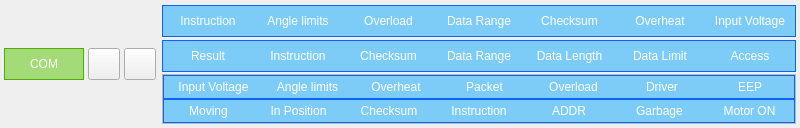
<?xml version="1.0" encoding="UTF-8"?>
<ui version="4.0">
 <class>widgetSerialError</class>
 <widget class="QWidget" name="widgetSerialError">
  <property name="geometry">
   <rect>
    <x>0</x>
    <y>0</y>
    <width>800</width>
    <height>128</height>
   </rect>
  </property>
  <property name="windowTitle">
   <string>Form</string>
  </property>
  <layout class="QGridLayout" name="gridLayout">
   <property name="leftMargin">
    <number>4</number>
   </property>
   <property name="topMargin">
    <number>4</number>
   </property>
   <property name="rightMargin">
    <number>4</number>
   </property>
   <property name="bottomMargin">
    <number>4</number>
   </property>
   <property name="verticalSpacing">
    <number>0</number>
   </property>
   <item row="1" column="3">
    <widget class="QFrame" name="frame_err_dxl2">
     <property name="frameShape">
      <enum>QFrame::NoFrame</enum>
     </property>
     <property name="frameShadow">
      <enum>QFrame::Raised</enum>
     </property>
     <layout class="QHBoxLayout" name="horizontalLayout_4">
      <property name="spacing">
       <number>0</number>
      </property>
      <property name="leftMargin">
       <number>0</number>
      </property>
      <property name="topMargin">
       <number>0</number>
      </property>
      <property name="rightMargin">
       <number>0</number>
      </property>
      <property name="bottomMargin">
       <number>0</number>
      </property>
      <item>
       <widget class="QLabel" name="label_err_res">
        <property name="minimumSize">
         <size>
          <width>80</width>
          <height>32</height>
         </size>
        </property>
        <property name="maximumSize">
         <size>
          <width>16777215</width>
          <height>32</height>
         </size>
        </property>
        <property name="styleSheet">
         <string notr="true">border-top: 1px solid rgb(10, 100, 255);
border-bottom: 1px solid rgb(10, 100, 255);
border-left: 1px solid rgb(10, 100, 255);
background: rgba(12, 170, 255, 128);
color: white;</string>
        </property>
        <property name="text">
         <string>Result</string>
        </property>
        <property name="alignment">
         <set>Qt::AlignCenter</set>
        </property>
       </widget>
      </item>
      <item>
       <widget class="QLabel" name="label_err_cmd_2">
        <property name="minimumSize">
         <size>
          <width>80</width>
          <height>0</height>
         </size>
        </property>
        <property name="maximumSize">
         <size>
          <width>16777215</width>
          <height>32</height>
         </size>
        </property>
        <property name="styleSheet">
         <string notr="true">border-top: 1px solid rgb(10, 100, 255);
border-bottom: 1px solid rgb(10, 100, 255);
background: rgba(12, 170, 255, 128);
color: white;</string>
        </property>
        <property name="text">
         <string>Instruction</string>
        </property>
        <property name="alignment">
         <set>Qt::AlignCenter</set>
        </property>
       </widget>
      </item>
      <item>
       <widget class="QLabel" name="label_err_crc_2">
        <property name="minimumSize">
         <size>
          <width>80</width>
          <height>0</height>
         </size>
        </property>
        <property name="maximumSize">
         <size>
          <width>16777215</width>
          <height>32</height>
         </size>
        </property>
        <property name="styleSheet">
         <string notr="true">border-top: 1px solid rgb(10, 100, 255);
border-bottom: 1px solid rgb(10, 100, 255);
background: rgba(12, 170, 255, 128);
color: white;</string>
        </property>
        <property name="text">
         <string>Checksum</string>
        </property>
        <property name="alignment">
         <set>Qt::AlignCenter</set>
        </property>
       </widget>
      </item>
      <item>
       <widget class="QLabel" name="label_err_range_2">
        <property name="minimumSize">
         <size>
          <width>60</width>
          <height>0</height>
         </size>
        </property>
        <property name="maximumSize">
         <size>
          <width>16777215</width>
          <height>32</height>
         </size>
        </property>
        <property name="styleSheet">
         <string notr="true">border-top: 1px solid rgb(10, 100, 255);
border-bottom: 1px solid rgb(10, 100, 255);
background: rgba(12, 170, 255, 128);
color: white;</string>
        </property>
        <property name="text">
         <string>Data Range</string>
        </property>
        <property name="alignment">
         <set>Qt::AlignCenter</set>
        </property>
       </widget>
      </item>
      <item>
       <widget class="QLabel" name="label_err_length">
        <property name="minimumSize">
         <size>
          <width>80</width>
          <height>0</height>
         </size>
        </property>
        <property name="maximumSize">
         <size>
          <width>16777215</width>
          <height>32</height>
         </size>
        </property>
        <property name="styleSheet">
         <string notr="true">border-top: 1px solid rgb(10, 100, 255);
border-bottom: 1px solid rgb(10, 100, 255);
background: rgba(12, 170, 255, 128);
color: white;</string>
        </property>
        <property name="text">
         <string>Data Length</string>
        </property>
        <property name="alignment">
         <set>Qt::AlignCenter</set>
        </property>
       </widget>
      </item>
      <item>
       <widget class="QLabel" name="label_err_limit">
        <property name="minimumSize">
         <size>
          <width>80</width>
          <height>0</height>
         </size>
        </property>
        <property name="maximumSize">
         <size>
          <width>16777215</width>
          <height>32</height>
         </size>
        </property>
        <property name="styleSheet">
         <string notr="true">border-top: 1px solid rgb(10, 100, 255);
border-bottom: 1px solid rgb(10, 100, 255);
background: rgba(12, 170, 255, 128);
color: white;</string>
        </property>
        <property name="text">
         <string>Data Limit</string>
        </property>
        <property name="alignment">
         <set>Qt::AlignCenter</set>
        </property>
       </widget>
      </item>
      <item>
       <widget class="QLabel" name="label_err_access">
        <property name="minimumSize">
         <size>
          <width>80</width>
          <height>0</height>
         </size>
        </property>
        <property name="maximumSize">
         <size>
          <width>16777215</width>
          <height>32</height>
         </size>
        </property>
        <property name="styleSheet">
         <string notr="true">border-top: 1px solid rgb(10, 100, 255);
border-bottom: 1px solid rgb(10, 100, 255);
border-right: 1px solid rgb(10, 100, 255);
background: rgba(12, 170, 255, 128);
color: white;</string>
        </property>
        <property name="text">
         <string>Access</string>
        </property>
        <property name="alignment">
         <set>Qt::AlignCenter</set>
        </property>
       </widget>
      </item>
     </layout>
    </widget>
   </item>
   <item row="2" column="3">
    <widget class="QFrame" name="frame_err_hkx">
     <property name="frameShape">
      <enum>QFrame::StyledPanel</enum>
     </property>
     <property name="frameShadow">
      <enum>QFrame::Raised</enum>
     </property>
     <layout class="QVBoxLayout" name="verticalLayout_4">
      <property name="spacing">
       <number>0</number>
      </property>
      <property name="leftMargin">
       <number>0</number>
      </property>
      <property name="topMargin">
       <number>0</number>
      </property>
      <property name="rightMargin">
       <number>0</number>
      </property>
      <property name="bottomMargin">
       <number>0</number>
      </property>
      <item>
       <layout class="QHBoxLayout" name="frame_err_hkx1">
        <property name="spacing">
         <number>0</number>
        </property>
        <item>
         <widget class="QLabel" name="label_err_vin_2">
          <property name="minimumSize">
           <size>
            <width>100</width>
            <height>24</height>
           </size>
          </property>
          <property name="maximumSize">
           <size>
            <width>16777215</width>
            <height>32</height>
           </size>
          </property>
          <property name="styleSheet">
           <string notr="true">border-top: 1px solid rgb(10, 100, 255);
border-bottom: 1px solid rgb(10, 100, 255);
border-left: 1px solid rgb(10, 100, 255);
background: rgba(12, 170, 255, 128);
color: white;;
color: white;</string>
          </property>
          <property name="text">
           <string>Input Voltage</string>
          </property>
          <property name="alignment">
           <set>Qt::AlignCenter</set>
          </property>
         </widget>
        </item>
        <item>
         <widget class="QLabel" name="label_err_angle_2">
          <property name="minimumSize">
           <size>
            <width>80</width>
            <height>0</height>
           </size>
          </property>
          <property name="maximumSize">
           <size>
            <width>16777215</width>
            <height>32</height>
           </size>
          </property>
          <property name="styleSheet">
           <string notr="true">border-top: 1px solid rgb(10, 100, 255);
border-bottom: 1px solid rgb(10, 100, 255);
background: rgba(12, 170, 255, 128);
color: white;</string>
          </property>
          <property name="text">
           <string>Angle limits</string>
          </property>
          <property name="alignment">
           <set>Qt::AlignCenter</set>
          </property>
         </widget>
        </item>
        <item>
         <widget class="QLabel" name="label_err_heat_2">
          <property name="minimumSize">
           <size>
            <width>80</width>
            <height>0</height>
           </size>
          </property>
          <property name="maximumSize">
           <size>
            <width>16777215</width>
            <height>32</height>
           </size>
          </property>
          <property name="styleSheet">
           <string notr="true">border-top: 1px solid rgb(10, 100, 255);
border-bottom: 1px solid rgb(10, 100, 255);
background: rgba(12, 170, 255, 128);
color: white;</string>
          </property>
          <property name="text">
           <string>Overheat</string>
          </property>
          <property name="alignment">
           <set>Qt::AlignCenter</set>
          </property>
         </widget>
        </item>
        <item>
         <widget class="QLabel" name="label_err_packet">
          <property name="minimumSize">
           <size>
            <width>80</width>
            <height>0</height>
           </size>
          </property>
          <property name="maximumSize">
           <size>
            <width>16777215</width>
            <height>32</height>
           </size>
          </property>
          <property name="styleSheet">
           <string notr="true">border-top: 1px solid rgb(10, 100, 255);
border-bottom: 1px solid rgb(10, 100, 255);
background: rgba(12, 170, 255, 128);
color: white;</string>
          </property>
          <property name="text">
           <string>Packet</string>
          </property>
          <property name="alignment">
           <set>Qt::AlignCenter</set>
          </property>
         </widget>
        </item>
        <item>
         <widget class="QLabel" name="label_err_overload_2">
          <property name="minimumSize">
           <size>
            <width>80</width>
            <height>0</height>
           </size>
          </property>
          <property name="maximumSize">
           <size>
            <width>16777215</width>
            <height>32</height>
           </size>
          </property>
          <property name="styleSheet">
           <string notr="true">border-top: 1px solid rgb(10, 100, 255);
border-bottom: 1px solid rgb(10, 100, 255);
background: rgba(12, 170, 255, 128);
color: white;</string>
          </property>
          <property name="text">
           <string>Overload</string>
          </property>
          <property name="alignment">
           <set>Qt::AlignCenter</set>
          </property>
         </widget>
        </item>
        <item>
         <widget class="QLabel" name="label_err_driver">
          <property name="minimumSize">
           <size>
            <width>60</width>
            <height>0</height>
           </size>
          </property>
          <property name="maximumSize">
           <size>
            <width>16777215</width>
            <height>32</height>
           </size>
          </property>
          <property name="styleSheet">
           <string notr="true">border-top: 1px solid rgb(10, 100, 255);
border-bottom: 1px solid rgb(10, 100, 255);
background: rgba(12, 170, 255, 128);
color: white;</string>
          </property>
          <property name="text">
           <string>Driver</string>
          </property>
          <property name="alignment">
           <set>Qt::AlignCenter</set>
          </property>
         </widget>
        </item>
        <item>
         <widget class="QLabel" name="label_err_eep">
          <property name="minimumSize">
           <size>
            <width>60</width>
            <height>0</height>
           </size>
          </property>
          <property name="maximumSize">
           <size>
            <width>16777215</width>
            <height>32</height>
           </size>
          </property>
          <property name="styleSheet">
           <string notr="true">border-top: 1px solid rgb(10, 100, 255);
border-bottom: 1px solid rgb(10, 100, 255);
border-right: 1px solid rgb(10, 100, 255);
background: rgba(12, 170, 255, 128);
color: white;</string>
          </property>
          <property name="text">
           <string>EEP</string>
          </property>
          <property name="alignment">
           <set>Qt::AlignCenter</set>
          </property>
         </widget>
        </item>
       </layout>
      </item>
      <item>
       <layout class="QHBoxLayout" name="horizontalLayout_6">
        <property name="spacing">
         <number>0</number>
        </property>
        <item>
         <widget class="QLabel" name="label_stat_moving">
          <property name="minimumSize">
           <size>
            <width>80</width>
            <height>24</height>
           </size>
          </property>
          <property name="maximumSize">
           <size>
            <width>16777215</width>
            <height>32</height>
           </size>
          </property>
          <property name="styleSheet">
           <string notr="true">border-top: 1px solid rgb(10, 100, 255);
border-bottom: 1px solid rgb(10, 100, 255);
border-left: 1px solid rgb(10, 100, 255);
background: rgba(12, 170, 255, 128);
color: white;</string>
          </property>
          <property name="text">
           <string>Moving</string>
          </property>
          <property name="alignment">
           <set>Qt::AlignCenter</set>
          </property>
         </widget>
        </item>
        <item>
         <widget class="QLabel" name="label_stat_inpos">
          <property name="minimumSize">
           <size>
            <width>80</width>
            <height>0</height>
           </size>
          </property>
          <property name="maximumSize">
           <size>
            <width>16777215</width>
            <height>32</height>
           </size>
          </property>
          <property name="styleSheet">
           <string notr="true">border-top: 1px solid rgb(10, 100, 255);
border-bottom: 1px solid rgb(10, 100, 255);
background: rgba(12, 170, 255, 128);
color: white;</string>
          </property>
          <property name="text">
           <string>In Position</string>
          </property>
          <property name="alignment">
           <set>Qt::AlignCenter</set>
          </property>
         </widget>
        </item>
        <item>
         <widget class="QLabel" name="label_stat_crc">
          <property name="minimumSize">
           <size>
            <width>80</width>
            <height>0</height>
           </size>
          </property>
          <property name="maximumSize">
           <size>
            <width>16777215</width>
            <height>32</height>
           </size>
          </property>
          <property name="styleSheet">
           <string notr="true">border-top: 1px solid rgb(10, 100, 255);
border-bottom: 1px solid rgb(10, 100, 255);
background: rgba(12, 170, 255, 128);
color: white;</string>
          </property>
          <property name="text">
           <string>Checksum</string>
          </property>
          <property name="alignment">
           <set>Qt::AlignCenter</set>
          </property>
         </widget>
        </item>
        <item>
         <widget class="QLabel" name="label_stat_cmd">
          <property name="minimumSize">
           <size>
            <width>80</width>
            <height>0</height>
           </size>
          </property>
          <property name="maximumSize">
           <size>
            <width>16777215</width>
            <height>32</height>
           </size>
          </property>
          <property name="styleSheet">
           <string notr="true">border-top: 1px solid rgb(10, 100, 255);
border-bottom: 1px solid rgb(10, 100, 255);
background: rgba(12, 170, 255, 128);
color: white;</string>
          </property>
          <property name="text">
           <string>Instruction</string>
          </property>
          <property name="alignment">
           <set>Qt::AlignCenter</set>
          </property>
         </widget>
        </item>
        <item>
         <widget class="QLabel" name="label_stat_addr">
          <property name="minimumSize">
           <size>
            <width>60</width>
            <height>0</height>
           </size>
          </property>
          <property name="maximumSize">
           <size>
            <width>16777215</width>
            <height>32</height>
           </size>
          </property>
          <property name="styleSheet">
           <string notr="true">border-top: 1px solid rgb(10, 100, 255);
border-bottom: 1px solid rgb(10, 100, 255);
background: rgba(12, 170, 255, 128);
color: white;</string>
          </property>
          <property name="text">
           <string>ADDR</string>
          </property>
          <property name="alignment">
           <set>Qt::AlignCenter</set>
          </property>
         </widget>
        </item>
        <item>
         <widget class="QLabel" name="label_stat_gbg">
          <property name="minimumSize">
           <size>
            <width>60</width>
            <height>0</height>
           </size>
          </property>
          <property name="maximumSize">
           <size>
            <width>16777215</width>
            <height>32</height>
           </size>
          </property>
          <property name="styleSheet">
           <string notr="true">border-top: 1px solid rgb(10, 100, 255);
border-bottom: 1px solid rgb(10, 100, 255);
background: rgba(12, 170, 255, 128);
color: white;</string>
          </property>
          <property name="text">
           <string>Garbage</string>
          </property>
          <property name="alignment">
           <set>Qt::AlignCenter</set>
          </property>
         </widget>
        </item>
        <item>
         <widget class="QLabel" name="label_stat_ton">
          <property name="minimumSize">
           <size>
            <width>80</width>
            <height>0</height>
           </size>
          </property>
          <property name="maximumSize">
           <size>
            <width>16777215</width>
            <height>32</height>
           </size>
          </property>
          <property name="styleSheet">
           <string notr="true">border-top: 1px solid rgb(10, 100, 255);
border-bottom: 1px solid rgb(10, 100, 255);
border-right: 1px solid rgb(10, 100, 255);
background: rgba(12, 170, 255, 128);
color: white;</string>
          </property>
          <property name="text">
           <string>Motor ON</string>
          </property>
          <property name="alignment">
           <set>Qt::AlignCenter</set>
          </property>
         </widget>
        </item>
       </layout>
      </item>
     </layout>
    </widget>
   </item>
   <item row="0" column="3">
    <widget class="QFrame" name="frame_err_dxl1">
     <property name="frameShape">
      <enum>QFrame::NoFrame</enum>
     </property>
     <property name="frameShadow">
      <enum>QFrame::Raised</enum>
     </property>
     <layout class="QHBoxLayout" name="horizontalLayout_2">
      <property name="spacing">
       <number>0</number>
      </property>
      <property name="leftMargin">
       <number>0</number>
      </property>
      <property name="topMargin">
       <number>0</number>
      </property>
      <property name="rightMargin">
       <number>0</number>
      </property>
      <property name="bottomMargin">
       <number>0</number>
      </property>
      <item>
       <widget class="QLabel" name="label_err_cmd">
        <property name="minimumSize">
         <size>
          <width>80</width>
          <height>32</height>
         </size>
        </property>
        <property name="maximumSize">
         <size>
          <width>16777215</width>
          <height>32</height>
         </size>
        </property>
        <property name="styleSheet">
         <string notr="true">border-top: 1px solid rgb(10, 100, 255);
border-bottom: 1px solid rgb(10, 100, 255);
border-left: 1px solid rgb(10, 100, 255);
background: rgba(12, 170, 255, 128);
color: white;</string>
        </property>
        <property name="text">
         <string>Instruction</string>
        </property>
        <property name="alignment">
         <set>Qt::AlignCenter</set>
        </property>
       </widget>
      </item>
      <item>
       <widget class="QLabel" name="label_err_angle">
        <property name="minimumSize">
         <size>
          <width>80</width>
          <height>0</height>
         </size>
        </property>
        <property name="maximumSize">
         <size>
          <width>16777215</width>
          <height>32</height>
         </size>
        </property>
        <property name="styleSheet">
         <string notr="true">border-top: 1px solid rgb(10, 100, 255);
border-bottom: 1px solid rgb(10, 100, 255);
background: rgba(12, 170, 255, 128);
color: white;</string>
        </property>
        <property name="text">
         <string>Angle limits</string>
        </property>
        <property name="alignment">
         <set>Qt::AlignCenter</set>
        </property>
       </widget>
      </item>
      <item>
       <widget class="QLabel" name="label_err_overload">
        <property name="minimumSize">
         <size>
          <width>80</width>
          <height>0</height>
         </size>
        </property>
        <property name="maximumSize">
         <size>
          <width>16777215</width>
          <height>32</height>
         </size>
        </property>
        <property name="styleSheet">
         <string notr="true">border-top: 1px solid rgb(10, 100, 255);
border-bottom: 1px solid rgb(10, 100, 255);
background: rgba(12, 170, 255, 128);
color: white;</string>
        </property>
        <property name="text">
         <string>Overload</string>
        </property>
        <property name="alignment">
         <set>Qt::AlignCenter</set>
        </property>
       </widget>
      </item>
      <item>
       <widget class="QLabel" name="label_err_range">
        <property name="minimumSize">
         <size>
          <width>60</width>
          <height>0</height>
         </size>
        </property>
        <property name="maximumSize">
         <size>
          <width>16777215</width>
          <height>32</height>
         </size>
        </property>
        <property name="styleSheet">
         <string notr="true">border-top: 1px solid rgb(10, 100, 255);
border-bottom: 1px solid rgb(10, 100, 255);
background: rgba(12, 170, 255, 128);
color: white;</string>
        </property>
        <property name="text">
         <string>Data Range</string>
        </property>
        <property name="alignment">
         <set>Qt::AlignCenter</set>
        </property>
       </widget>
      </item>
      <item>
       <widget class="QLabel" name="label_err_crc">
        <property name="minimumSize">
         <size>
          <width>80</width>
          <height>0</height>
         </size>
        </property>
        <property name="maximumSize">
         <size>
          <width>16777215</width>
          <height>32</height>
         </size>
        </property>
        <property name="styleSheet">
         <string notr="true">border-top: 1px solid rgb(10, 100, 255);
border-bottom: 1px solid rgb(10, 100, 255);
background: rgba(12, 170, 255, 128);
color: white;</string>
        </property>
        <property name="text">
         <string>Checksum</string>
        </property>
        <property name="alignment">
         <set>Qt::AlignCenter</set>
        </property>
       </widget>
      </item>
      <item>
       <widget class="QLabel" name="label_err_heat">
        <property name="minimumSize">
         <size>
          <width>80</width>
          <height>0</height>
         </size>
        </property>
        <property name="maximumSize">
         <size>
          <width>16777215</width>
          <height>32</height>
         </size>
        </property>
        <property name="styleSheet">
         <string notr="true">border-top: 1px solid rgb(10, 100, 255);
border-bottom: 1px solid rgb(10, 100, 255);
background: rgba(12, 170, 255, 128);
color: white;</string>
        </property>
        <property name="text">
         <string>Overheat</string>
        </property>
        <property name="alignment">
         <set>Qt::AlignCenter</set>
        </property>
       </widget>
      </item>
      <item>
       <widget class="QLabel" name="label_err_vin">
        <property name="minimumSize">
         <size>
          <width>80</width>
          <height>0</height>
         </size>
        </property>
        <property name="maximumSize">
         <size>
          <width>16777215</width>
          <height>32</height>
         </size>
        </property>
        <property name="styleSheet">
         <string notr="true">border-top: 1px solid rgb(10, 100, 255);
border-bottom: 1px solid rgb(10, 100, 255);
border-right: 1px solid rgb(10, 100, 255);
background: rgba(12, 170, 255, 128);
color: white;</string>
        </property>
        <property name="text">
         <string>Input Voltage</string>
        </property>
        <property name="alignment">
         <set>Qt::AlignCenter</set>
        </property>
       </widget>
      </item>
     </layout>
    </widget>
   </item>
   <item row="0" column="0" rowspan="3">
    <layout class="QHBoxLayout" name="horizontalLayout">
     <property name="spacing">
      <number>4</number>
     </property>
     <item>
      <widget class="QLabel" name="serialLinkErrors_label2">
       <property name="minimumSize">
        <size>
         <width>60</width>
         <height>0</height>
        </size>
       </property>
       <property name="maximumSize">
        <size>
         <width>80</width>
         <height>32</height>
        </size>
       </property>
       <property name="styleSheet">
        <string notr="true">color: white;
border: 1px solid rgb(85, 170, 0);
background: rgba(85, 200, 0, 128);</string>
       </property>
       <property name="text">
        <string>COM</string>
       </property>
       <property name="alignment">
        <set>Qt::AlignCenter</set>
       </property>
      </widget>
     </item>
     <item>
      <widget class="QPushButton" name="pushButton_clearStatus">
       <property name="maximumSize">
        <size>
         <width>32</width>
         <height>32</height>
        </size>
       </property>
       <property name="text">
        <string/>
       </property>
       <property name="icon">
        <iconset resource="../resources/resources.qrc">
         <normaloff>:/icons/icons/emblem-unreadable.svg</normaloff>:/icons/icons/emblem-unreadable.svg</iconset>
       </property>
      </widget>
     </item>
     <item>
      <widget class="QPushButton" name="pushButton_updateStatus">
       <property name="maximumSize">
        <size>
         <width>32</width>
         <height>32</height>
        </size>
       </property>
       <property name="text">
        <string/>
       </property>
       <property name="icon">
        <iconset resource="../resources/resources.qrc">
         <normaloff>:/icons/icons/emblem-ubuntuone-updating.svg</normaloff>:/icons/icons/emblem-ubuntuone-updating.svg</iconset>
       </property>
      </widget>
     </item>
    </layout>
   </item>
  </layout>
 </widget>
 <resources>
  <include location="../resources/resources.qrc"/>
 </resources>
 <connections/>
</ui>
